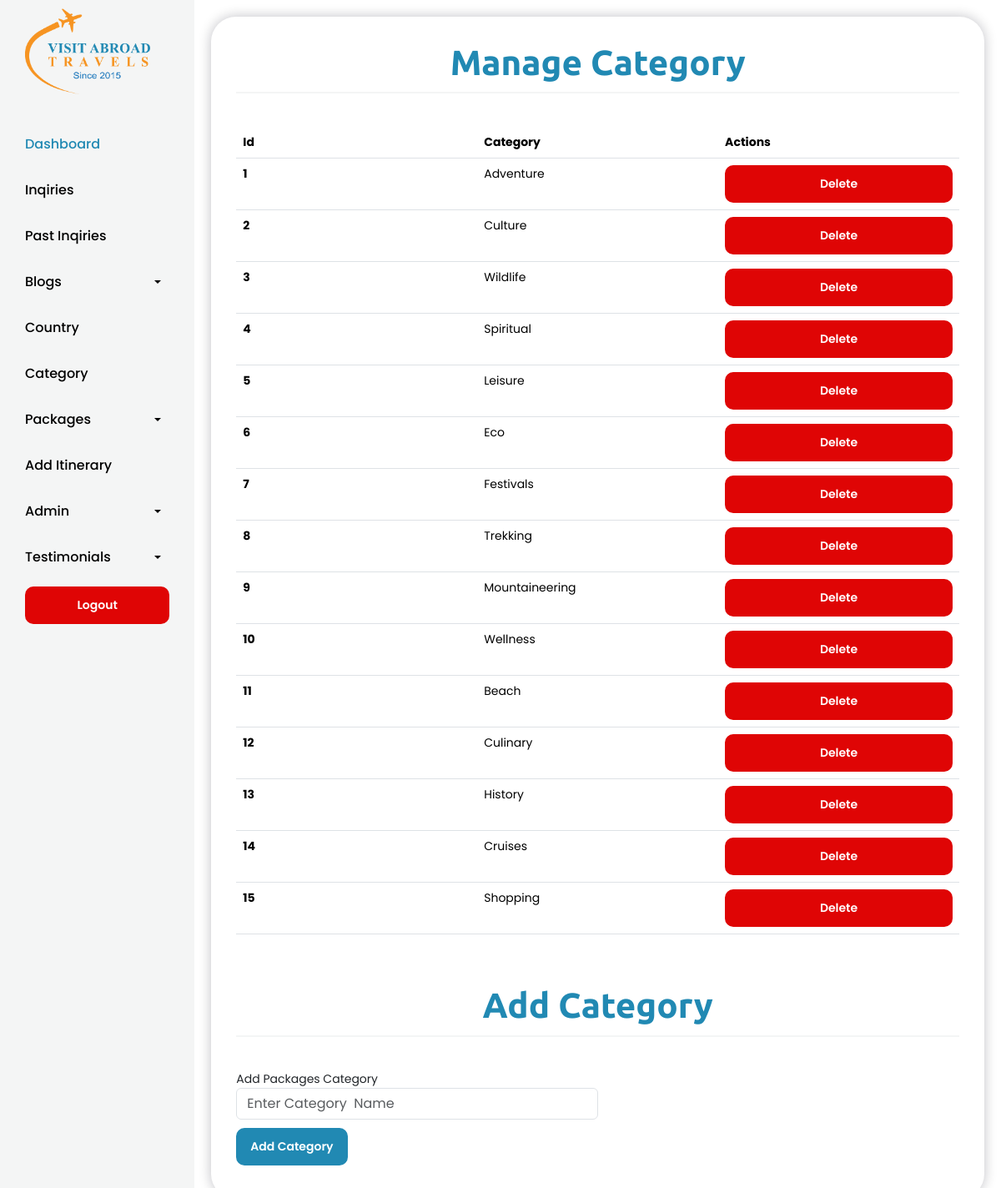
Screenshot of /admin/category.php (signed in) with the database file from the repository.
### tables this page shows
CREATE TABLE `category` (
  `id` int(11) NOT NULL,
  `category` varchar(155) NOT NULL
);

### admin/category.php (the view, shortened to what this page needs)
<?php
include 'includes/header.php';
?>
<section class="backend-page">
  <?php include 'includes/nav.php'; ?>
  <div class="page country_admin">
    <h2 class="section-heading">Manage Category</h2>
    <div class="manage-table inquiries_content">
      <table class="table table-hover">
        <thead>
          <tr>
            <th scope="col">Id</th>
            <th scope="col">Category</th>
            <th scope="col">Actions</th>
          </tr>
        </thead>
        <tbody>
          <?php
          $sql = "SELECT * FROM category";
          $result = mysqli_query($conn, $sql);
          $count = mysqli_num_rows($result);
          $sn = 1;
          if ($count > 0) {
            while ($row = mysqli_fetch_assoc($result)) {
              $id = $row['id'];
              $category = $row['category'];
          ?>
              <tr>
                <th scope="row"><?php echo $sn++; ?></th>
                <td><?php echo $category; ?></td>
                <td class="btn-row">
                  <a href="<?php echo SITEURL; ?>admin/delete_category.php?id=<?php echo $id; ?>" class="btn-red">Delete</a>
                </td>
              </tr>
          <?php
            }
          }
          ?>
        </tbody>
      </table>
    </div>
    <div class="country_add">
      <h2 class="section-heading">Add Category</h2>
      <form method="POST">
        <div class="form-row">
          <div class="form-group col-md-6">
            <label for="fname">Add Packages Category</label>
            <input type="text" class="form-control" id="fname" name="category" placeholder="Enter Category  Name">
          </div>
        </div>
        <div class="form-group"><button type="submit" class="btn-done">Add Category</button></div>
      </form>
    </div>
  </div>
</section>
<?php include 'includes/footer.php'; ?>

### css/style.css (style rules this page uses)
body, p, a { font-size: 14px; font-style: normal; font-weight: 400; font-family: "Poppins", sans-serif; }
h1, .h1, h2, .h2, h3, .h3, h4, .h4, h5, .h5, h6 { font-family: "Ubuntu", sans-serif; font-weight: 600; margin: 0; padding: 0; color: #000000; }
a { color: #757272; font-size: 16px; font-weight: 500; font-family: "Poppins", sans-serif; text-decoration: none; display: block; overflow: hidden; transition: 0.4s all; }
section { position: relative; }
.section-heading { font-size: 42px; font-family: "Ubuntu", sans-serif; color: #000000; font-weight: 800; margin-bottom: 20px; }
.btn-done { font-size: 14px; background-color: #2189b3; color: #fff; padding: 10px 15px; border-radius: 10px; text-align: center; font-weight: 600; border: 2px solid #2189b3; transition: 0.3s ease-in-out; }
.btn-red { font-size: 14px; background-color: rgb(223, 5, 5); color: #fff; padding: 10px 15px; border-radius: 10px; text-align: center; font-weight: 600; border: 2px solid rgb(223, 5, 5); transition: 0.3s ease-in-out; }
.backend-page { display: flex; justify-content: space-between; }
.backend-page .page { width: 80%; height: calc(100vh - 40px); margin: 20px; box-shadow: 0 0 15px rgba(1, 3, 26, 0.247); overflow-y: auto; overflow-x: hidden; border-radius: 30px; padding: 30px; }
.backend-page .page .section-heading { color: #2189b3; font-family: "Ubuntu", sans-serif; border-bottom: 2px solid #F4F5F5; padding-bottom: 10px; text-align: center; margin-bottom: 40px; }
.inquiries_content table { table-layout: fixed; overflow-wrap: break-word; }
.country_admin .country_add { margin-top: 60px; }
.country_admin .country_add form .form-group { margin: 10px 0px; }

### rows the page displays
category: category "Adventure"
category: category "Culture"
category: category "Wildlife"
category: category "Spiritual"
category: category "Leisure"
category: category "Eco"
category: category "Festivals"
category: category "Trekking"
category: category "Mountaineering"
category: category "Wellness"
category: category "Beach"
category: category "Culinary"
category: category "History"
category: category "Cruises"
category: category "Shopping"
